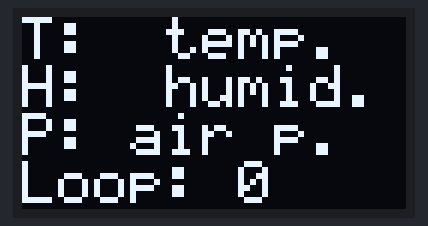
Bench run of a sketch on a simulated Arduino Uno, built with avr-gcc and run on an emulated ATmega328P. Parts: 128×64 one-colour display.

Above: at 0.1 s.
At 4.2 s:
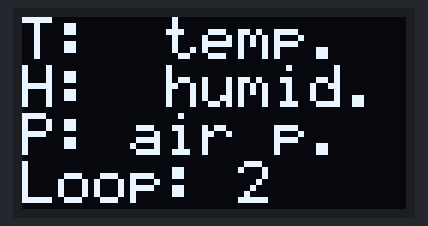
At 8.3 s:
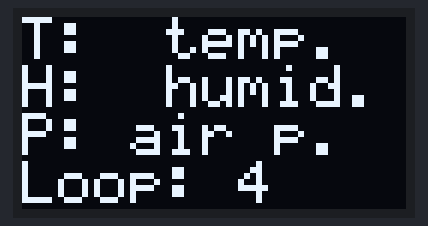
At 18.6 s:
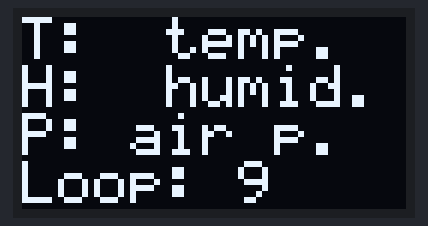
At 26.8 s:
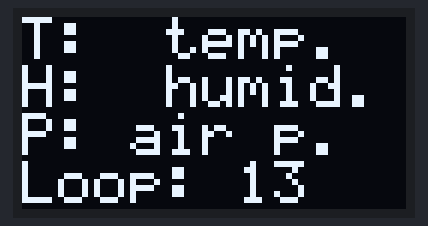
At 37.0 s:
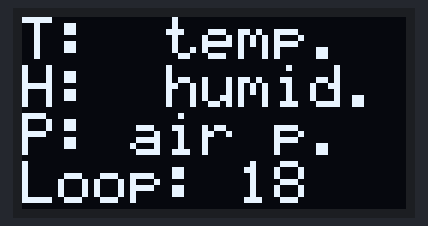

Measured:
- what the display in image 1 shows lasts 2.0 s, from 4.2 s to 6.2 s

The sketch:

livduino_IOT_LCD.ino
```cpp
// (licence header left out)
#include <Arduino.h>

#include <Wire.h>
#include "SSD1306Ascii.h"
#include "SSD1306AsciiWire.h"

//OLED display
SSD1306AsciiWire oled;

#define LOOP_TIME 2000
long int loopCounter = 0;

void setup() {
  //init serial port
  Serial.begin(9600);

  //init OLED
  Wire.begin();
  oled.begin(&Adafruit128x64, 0x3C);
  oled.setFont(System5x7);
  oled.set2X();
  oled.clear();
}

void loop() {
  displayData();
  delay(LOOP_TIME);
  loopCounter++;
}

void displayData() {
  oled.clear();
  oled.println("T:  " + String("temp."));
  oled.println("H:  " + String("humid."));
  oled.println("P: " + String("air p."));
  oled.println( "Loop: " + String(loopCounter));
}
```
